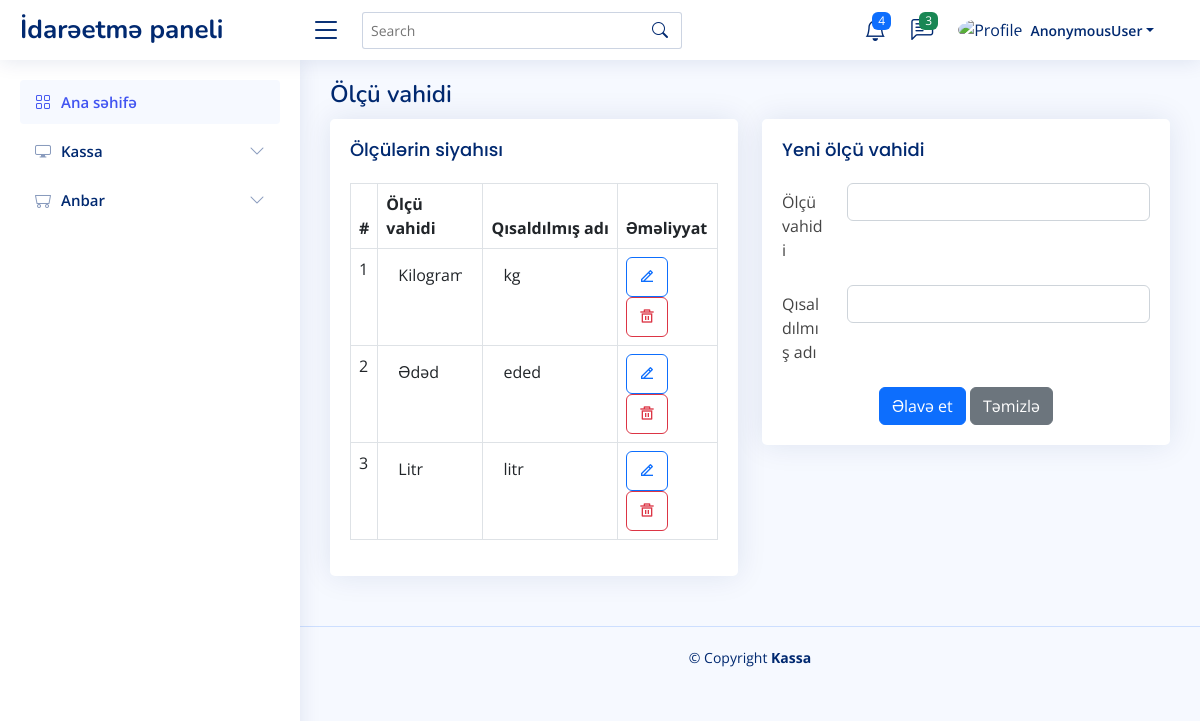
Page /warehouse/unitofmeasure/ on the committed database.
### pos/models.py (models this page shows, shortened)
class UnitOfMeasure(models.Model):
    measure = models.CharField(verbose_name='Ölçü vahidi', max_length=50)
    abbr = models.CharField(verbose_name='Qısaldılmış adı', max_length=25)
    is_active = models.BooleanField(default=True)
    class Meta:
        verbose_name = 'Ölçü vahidi'
        verbose_name_plural = 'Ölçü vahidi'

### pos/views.py (the view)
# urls.py: path('warehouse/unitofmeasure/', views.UnitOfMeasureView.as_view(), name='warehouse_unitofmeasure'),
class UnitOfMeasureView(ListView):
    template_name = 'pos/warehouse_unitofmeasure.html'
    queryset = UnitOfMeasure.objects.all()

### templates/pos/warehouse_unitofmeasure.html (shortened to what this page needs)
{% extends 'pos/index.html' %}
{% block main %}
    <div class="pagetitle">
        <h1>Ölçü vahidi</h1>
    </div>
    <section class="section">
      <div class="row">
        <div class="col-lg-6">
                <div class="card">
                    <div class="card-body table-wrapper-scroll-y my-custom-scrollbar h-25">
                        <h5 class="card-title">Ölçülərin siyahısı</h5>
                        <table class="table table-bordered">
                            <thead>
                                <tr>
                                    <th scope="col">#</th>
                                    <th scope="col">Ölçü vahidi</th>
                                    <th scope="col">Qısaldılmış adı</th>
                                    <th scope="col">Əməliyyat</th>
                                </tr>
                            </thead>
                            <tbody>
                                {% for unitofmeasure in object_list %}
                                    <tr>
                                        <form action="{% url 'pos:warehouse_unitofmeasure_update' unitofmeasure.pk %}" method="post" class="unitofmeasure_edit_form">
                                            <td>{{ forloop.counter }}</td>
                                            <td><input type="text" class="form-control" style="border: 0;" name="measure" value="{{ unitofmeasure.measure }}"></td>
                                            <td><input type="text" class="form-control" style="border: 0;" name="abbr" value="{{ unitofmeasure.abbr }}"></td>
                                            <td>
                                                <button type="submit" title="Dəyiş" class="btn btn-outline-primary"><i class="ri-edit-2-line"></i></button>
                                                <button
                                                        type="button"
                                                        title="Sil"
                                                        class="btn btn-outline-danger"
                                                        id="delete_unitofmeasure"
                                                        data-bs-toggle="modal" data-bs-target="#modal"
                                                        url="{% url 'pos:warehouse_unitofmeasure_delete' unitofmeasure.pk %}">
                                                    <i class="ri-delete-bin-5-line"></i>
                                                </button>
                                            </td>
                                        </form>
                                    </tr>
                                {% endfor %}
                            </tbody>
                        </table>
                    </div>
                </div>
            </div>
        <div class="col-lg-6">
          <div class="card">
            <div class="card-body">
              <h5 class="card-title">Yeni ölçü vahidi</h5>
              <form action="{% url 'pos:warehouse_unitofmeasure_create' %}" method="post">
                <div class="row mb-3">
                  <label for="inputMeasure" class="col-sm-2 col-form-label">Ölçü vahidi</label>
                  <div class="col-sm-10">
                    <input type="text" class="form-control" id="inputMeasure" name="measure">
                  </div>
                </div>
                <div class="row mb-3">
                  <label for="inputAbbr" class="col-sm-2 col-form-label">Qısaldılmış adı</label>
                  <div class="col-sm-10">
                    <input type="text" class="form-control" id="inputAbbr" name="abbr">
                  </div>
                </div>
                <div class="text-center">
                  <button type="submit" class="btn btn-primary">Əlavə et</button>
                  <button type="reset" class="btn btn-secondary">Təmizlə</button>
                </div>
              </form>
            </div>
          </div>
        </div>
      </div>
    </section>
{% endblock %}

### static/assets/css/style.css (style rules this page uses)
:root { scroll-behavior: smooth; }
body { font-family: "Open Sans", sans-serif; background: #f6f9ff; color: #444444; }
h1, h2, h3, h4, h5, h6 { font-family: "Nunito", sans-serif; }
.pagetitle { margin-bottom: 10px; }
.pagetitle h1 { font-size: 24px; margin-bottom: 0; font-weight: 600; color: #012970; }
.card { margin-bottom: 30px; border: none; border-radius: 5px; box-shadow: 0px 0 30px rgba(1, 41, 112, 0.1); }
.card-title { padding: 20px 0 15px 0; font-size: 18px; font-weight: 500; color: #012970; font-family: "Poppins", sans-serif; }
.card-body { padding: 0 20px 20px 20px; }

### rows in the picture
UnitOfMeasure: measure "Kilogram", abbr "kg"
UnitOfMeasure: measure "Ədəd", abbr "eded"
UnitOfMeasure: measure "Litr", abbr "litr"

### other values in the picture
{{ user }} "AnonymousUser"
